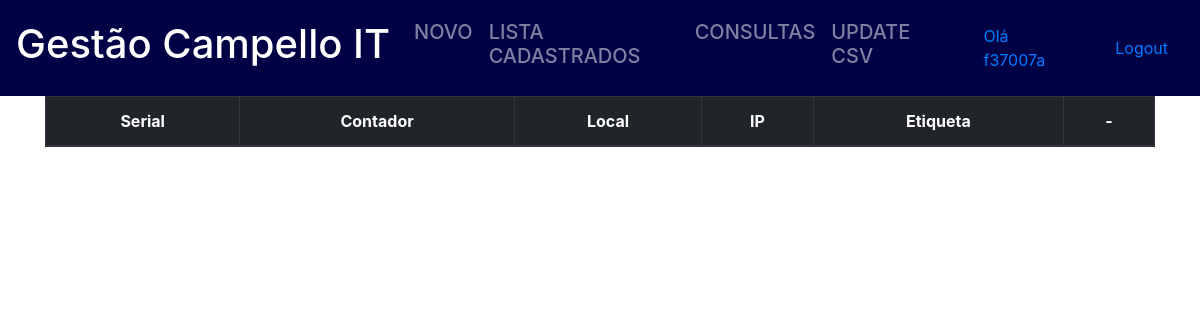
Page /printers/lista/ (signed in) on the earlier database version.
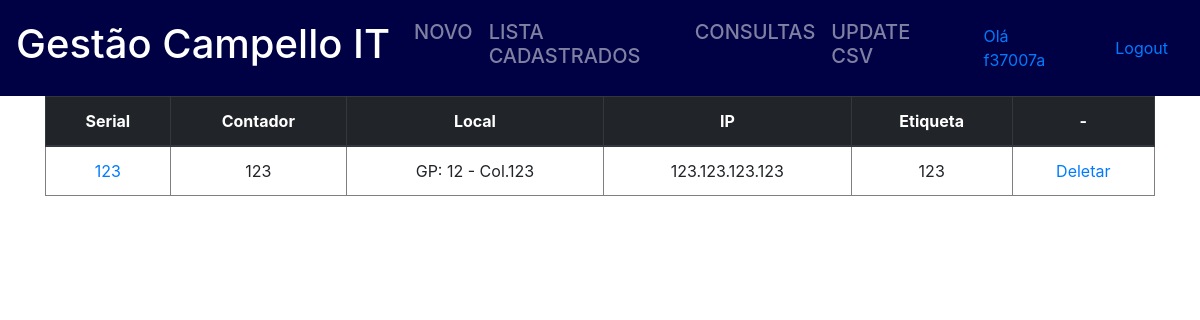
Same page on the later database version.
### impressora/models.py (models this page shows, shortened)
class Printer(models.Model):
    serial = models.CharField(max_length=20, primary_key=True)
    ip = models.GenericIPAddressField()
    modelo = models.CharField(max_length=8)
    contador = models.IntegerField()
    etiqueta = models.CharField(max_length=15)
    galpao = models.CharField(max_length=2)
    coluna = models.CharField(max_length=20)
    status = models.CharField(max_length=30)

### impressora/views.py (the view)
# urls.py: path('lista/', consultaPrinter, name='consultaPrinter'),
@login_required
def consultaPrinter(request):#pega todos as impressoras listadas no banco de dados.
    printer = Printer.objects.all().order_by('coluna')
    return render(request, 'printer_list.html', {'printer': printer})

### impressora/templates/printer_list.html (shortened to what this page needs)
{% extends 'base.html' %}
{% block content %}
    <table border="1" class="table">
        <thead class="thead-dark">
        <th>Serial</th><th>Contador</th><th>Local</th><th>IP</th><th>Etiqueta</th><th>-</th>
            {% for printer in printer %}
            <tr>
                <td><a href="{% url 'atualizar' printer.serial %}">{{ printer.serial }}</a></td></td>
                <td>{{ printer.contador }}</td>
                <td >GP: {{ printer.galpao }} - Col.{{ printer.coluna }}</td>
                <td>{{ printer.ip }}</td>
                <td>{{ printer.etiqueta }}</td>
                <td><a href="{% url 'deletar' printer.serial %}">Deletar</a></td>
            </tr>
        </thead>
            {% endfor %}
    </table>
{% endblock content %}

Differences in the rows shown:
added Printer: serial "123", contador "123", galpao "12", coluna "123", ip "123.123.123.123", etiqueta "123"
